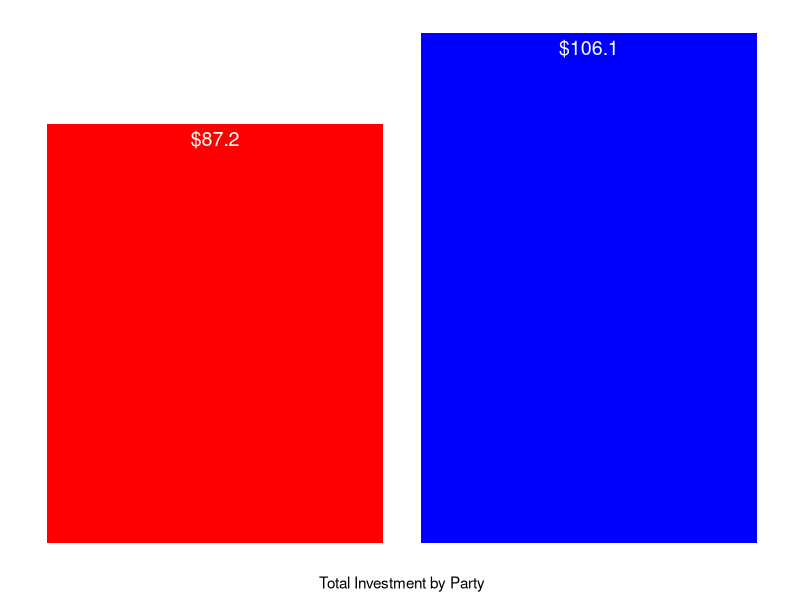
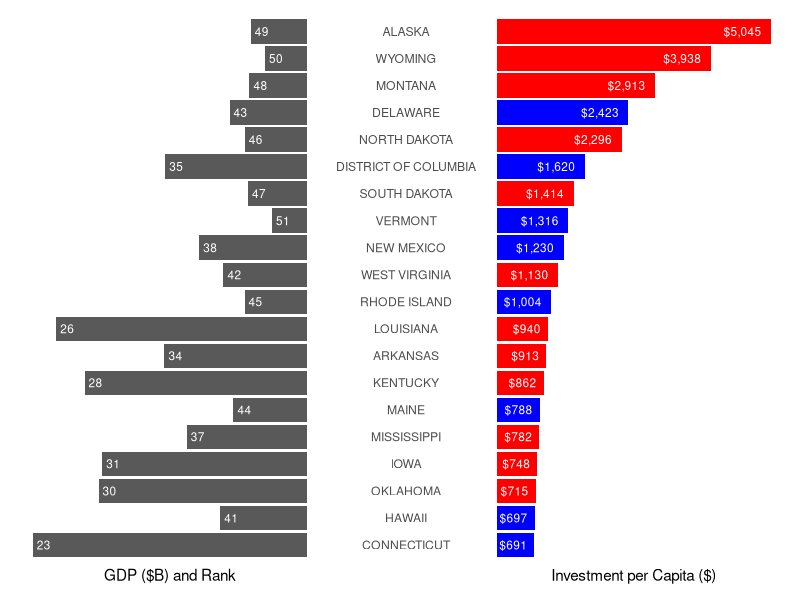
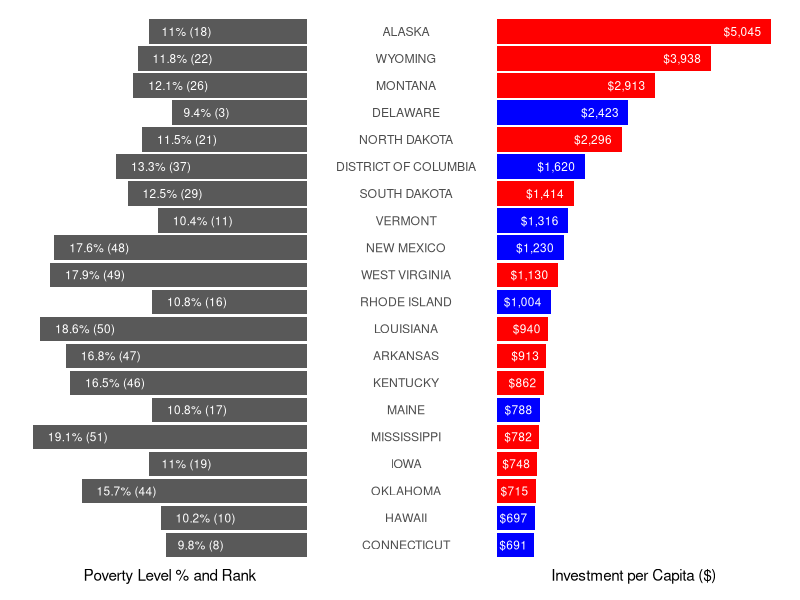
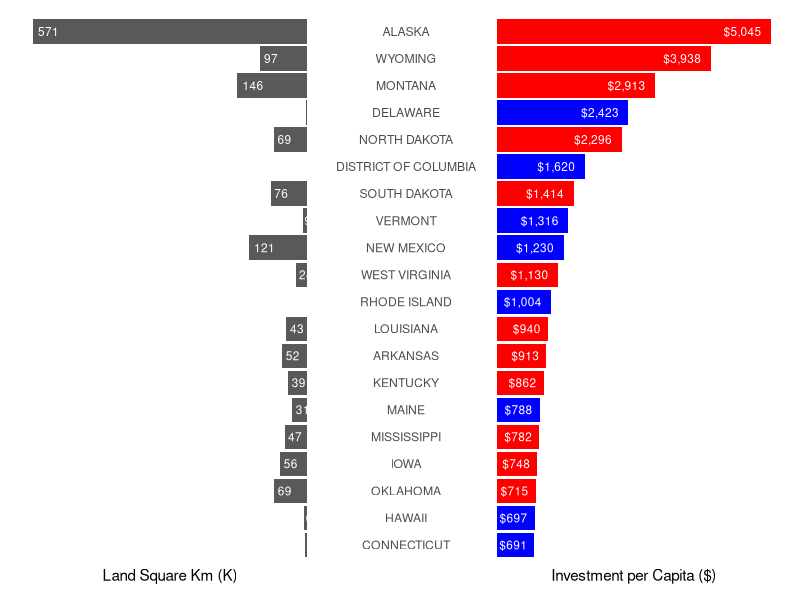

The R source for these figures, in order:
# Load necessary libraries
library(tidyverse)
library(readxl)
library(patchwork)
library(scales)

data <- read_excel('story-1-data.xlsx', sheet='analysis')


## gdp_rank vs investment_pc

df_sum <- data %>%
  select(c(investment_b, biden_win)) %>%
  group_by(biden_win) %>%
  summarize(total_investment_b = sum(investment_b))


df_top <- data %>%
  select(c('region','biden_win','investment_pc','gdp_m','area_sqkm','gdp_rank','poverty_lvl','poverty_rank')) %>%
  mutate(region = factor(region, levels = region[order(investment_pc)]),
         gdp_m = round(gdp_m/1000,1),
         investment_pc = round(investment_pc,0)) %>%
  arrange(desc(investment_pc)) %>%
  slice(1:20)


# plots

plot_sum <- df_sum %>%
  ggplot(aes(x=biden_win, y=total_investment_b, fill=factor(biden_win))) +
  geom_bar(stat='identity', position='identity') +
  scale_fill_manual(values = c('red','blue')) +
  labs(x = "Total Investment by Party", y = "Total Investment ($B)") +
  geom_text(aes(label = paste0('$', round(total_investment_b,2))),
            color='white', position = position_nudge(y = -3), hjust = .5, size=5) +
  theme_minimal() +
  theme(
    plot.title = element_blank(),
    axis.text.x = element_blank(),
    axis.title.y = element_blank(),
    axis.text.y = element_blank(),
    panel.grid.major = element_blank(),
    panel.grid.minor = element_blank(),
    legend.position = 'none'
  )


inv_rank_right <- df_top %>%
  ggplot(aes(x = region, y = investment_pc, fill=factor(biden_win))) +
  geom_bar(stat = "identity", position = "identity") +
  scale_fill_manual(values = c('red','blue')) +
  coord_flip() +
  scale_y_continuous(labels = abs) +
  labs(x = "State", y = "Investment per Capita ($)") +
  geom_text(aes(label = paste0('$', scales::comma(investment_pc))),
            color='white', hjust=1.25, size=3) +
  theme_minimal() +
  theme(
    plot.title = element_blank(),
    axis.text.x = element_blank(),
    axis.title.y = element_blank(),
    panel.grid.major = element_blank(),
    panel.grid.minor = element_blank(),
    legend.position = 'none',
    axis.text.y = element_text(hjust = 0.5),
    plot.margin = margin(5.5, 5.5, 5.5, 5.5)
  )

gdp_rank_left <- df_top %>%
ggplot(aes(x = region, y = -gdp_m)) +
  geom_bar(stat = "identity", position = "identity") +
  coord_flip() +
  scale_y_continuous(labels = abs) +
  labs(x = "State", y = "GDP ($B) and Rank") +
  # geom_text(aes(label = paste0('$', gdp_m, ' (', gdp_rank, ')')),
  geom_text(aes(label = paste0(gdp_rank)),
    color='white', position = position_nudge(y = 3), hjust = -0.1, size=3) +
  theme_minimal() +
  theme(
    plot.title = element_blank(),
    axis.text.x = element_blank(),
    axis.title.y = element_blank(),
    axis.text.y = element_blank(),
    panel.grid.major = element_blank(),
    panel.grid.minor = element_blank(),
    legend.position = 'none'
  )


poverty_rank_left <- df_top %>%
  ggplot(aes(x = region, y = -poverty_lvl)) +
  geom_bar(stat = "identity", position = "identity") +
  coord_flip() +
  scale_y_continuous(labels = abs) +
  labs(x = "State", y = "Poverty Level % and Rank") +
  geom_text(aes(label = paste0(poverty_lvl, '% (', poverty_rank, ')')),
            color='white', hjust = -0.25, size=3) +
  theme_minimal() +
  theme(
    plot.title = element_blank(),
    axis.text.x = element_blank(),
    axis.title.y = element_blank(),
    axis.text.y = element_blank(),
    panel.grid.major = element_blank(),
    panel.grid.minor = element_blank(),
    legend.position = 'none'
  )


gdp_rank_left <- df_top %>%
  ggplot(aes(x = region, y = -gdp_m)) +
  geom_bar(stat = "identity", position = "identity") +
  coord_flip() +
  scale_y_continuous(labels = abs) +
  labs(x = "State", y = "GDP ($B) and Rank") +
  # geom_text(aes(label = paste0('$', gdp_m, ' (', gdp_rank, ')')),
  geom_text(aes(label = paste0(gdp_rank)),
            color='white', position = position_nudge(y = 3), hjust = -0.1, size=3) +
  theme_minimal() +
  theme(
    plot.title = element_blank(),
    axis.text.x = element_blank(),
    axis.title.y = element_blank(),
    axis.text.y = element_blank(),
    panel.grid.major = element_blank(),
    panel.grid.minor = element_blank(),
    legend.position = 'none'
  )

area_sqkm_left <- df_top %>%
  ggplot(aes(x = region, y = -area_sqkm)) +
  geom_bar(stat = "identity", position = "identity") +
  coord_flip() +
  scale_y_continuous(labels = abs) +
  labs(x = "State", y = "Land Square Km (K)") +
  geom_text(aes(label = round(area_sqkm/1000,0)),
            color='white', position = position_nudge(y = 3), hjust = -0.25, size=3) +
  theme_minimal() +
  theme(
    plot.title = element_blank(),
    axis.text.x = element_blank(),
    axis.title.y = element_blank(),
    axis.text.y = element_blank(),
    panel.grid.major = element_blank(),
    panel.grid.minor = element_blank(),
    legend.position = 'none'
  )


# show
plot_sum
gdp_rank_left + inv_rank_right
poverty_rank_left + inv_rank_right
area_sqkm_left + inv_rank_right


